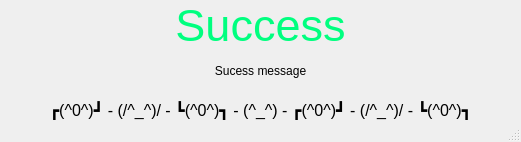
<?xml version="1.0" encoding="UTF-8"?>
<ui version="4.0">
 <class>Success</class>
 <widget class="QMainWindow" name="Success">
  <property name="geometry">
   <rect>
    <x>0</x>
    <y>0</y>
    <width>521</width>
    <height>142</height>
   </rect>
  </property>
  <property name="windowTitle">
   <string>Success</string>
  </property>
  <widget class="QWidget" name="centralwidget">
   <widget class="QLabel" name="label">
    <property name="geometry">
     <rect>
      <x>10</x>
      <y>10</y>
      <width>501</width>
      <height>31</height>
     </rect>
    </property>
    <property name="palette">
     <palette>
      <active>
       <colorrole role="WindowText">
        <brush brushstyle="SolidPattern">
         <color alpha="255">
          <red>0</red>
          <green>255</green>
          <blue>127</blue>
         </color>
        </brush>
       </colorrole>
      </active>
      <inactive>
       <colorrole role="WindowText">
        <brush brushstyle="SolidPattern">
         <color alpha="255">
          <red>0</red>
          <green>255</green>
          <blue>127</blue>
         </color>
        </brush>
       </colorrole>
      </inactive>
      <disabled>
       <colorrole role="WindowText">
        <brush brushstyle="SolidPattern">
         <color alpha="255">
          <red>120</red>
          <green>120</green>
          <blue>120</blue>
         </color>
        </brush>
       </colorrole>
      </disabled>
     </palette>
    </property>
    <property name="font">
     <font>
      <pointsize>34</pointsize>
     </font>
    </property>
    <property name="layoutDirection">
     <enum>Qt::LeftToRight</enum>
    </property>
    <property name="text">
     <string>Success</string>
    </property>
    <property name="alignment">
     <set>Qt::AlignCenter</set>
    </property>
   </widget>
   <widget class="QLabel" name="SucessLabel">
    <property name="geometry">
     <rect>
      <x>10</x>
      <y>50</y>
      <width>501</width>
      <height>41</height>
     </rect>
    </property>
    <property name="text">
     <string>Sucess message</string>
    </property>
    <property name="alignment">
     <set>Qt::AlignCenter</set>
    </property>
   </widget>
   <widget class="QLabel" name="label_2">
    <property name="geometry">
     <rect>
      <x>10</x>
      <y>100</y>
      <width>501</width>
      <height>20</height>
     </rect>
    </property>
    <property name="font">
     <font>
      <pointsize>12</pointsize>
     </font>
    </property>
    <property name="text">
     <string>┏(^0^)┛ - (/^_^)/ - ┗(^0^)┓ - (^_^) - ┏(^0^)┛ - (/^_^)/ - ┗(^0^)┓</string>
    </property>
    <property name="alignment">
     <set>Qt::AlignCenter</set>
    </property>
   </widget>
  </widget>
  <widget class="QStatusBar" name="statusbar"/>
 </widget>
 <resources/>
 <connections/>
</ui>
